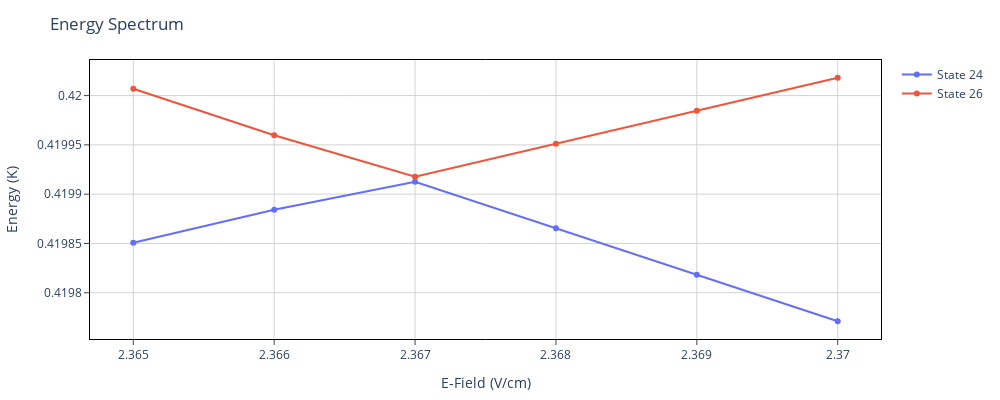

The cell this chart's notebook holds for it:
### Markdown cell above
## Avoided Crossing from E-Field
### Demonstrates how you concatante plots with different states just pass in p

### Code cell
p = plotScan(H_Escan, sols_E, stateOI = [[0.0, 0.0], [0, 1.0], [0, 1.0]]) # stateOI = [[mL, L], [mN2, N2], [mN1, N1]]
p = plotScan(p, H_Escan, sols_E, stateOI = [[0.0, 0.0], [0, 2.0], [0, 0.0]])
p

### Figure 1 — Plotly figure (JSON) as saved in the notebook; plotly's stock layout.template omitted (floating-point values rounded to 4 significant figures)
{"data": [{"name": "State 24", "text": ["0.294 | 1, 0, 1, 0, 0, 0 > + 0.164 | 0, 0, 1, 0, 0, 0 > + 0.164 | 1, 0, 0, 0, 0, 0 >", "0.294 | 1, 0, 1, 0, 0, 0 > + 0.164 | 1, 0, 0, 0, 0, 0 > + 0.164 | 0, 0, 1, 0, 0, 0 >", "0.311 | 0, 0, 2, 0, 0, 0 > + 0.235 | 2, 0, 0, 0, 0, 0 > + 0.108 | 1, 0, 2, 0, 0, 0 >", "0.438 | 2, 0, 0, 0, 0, 0 > + 0.17 | 2, 0, 1, 0, 0, 0 > + 0.102 | 0, 0, 2, 0, 0, 0 >", "0.519 | 2, 0, 0, 0, 0, 0 > + 0.222 | 2, 0, 1, 0, 0, 0 > + 0.102 | 1, 0, 0, 0, 0, 0 >", "0.274 | 0, 0, 2, 0, 0, 0 > + 0.271 | 2, 0, 0, 0, 0, 0 > + 0.094 | 1, 0, 1, 0, 0, 0 >"], "type": "scatter", "x": [2.365, 2.366, 2.367, 2.368, 2.369, 2.37], "y": [0.4199, 0.4199, 0.4199, 0.4199, 0.4198, 0.4198]}, {"name": "State 26", "text": ["0.358 | 0, 0, 2, 0, 0, 0 > + 0.185 | 1, 0, 2, 0, 0, 0 > + 0.145 | 2, 0, 0, 0, 0, 0 >", "0.368 | 2, 0, 0, 0, 0, 0 > + 0.188 | 2, 0, 1, 0, 0, 0 > + 0.136 | 0, 0, 2, 0, 0, 0 >", "0.294 | 1, 0, 1, 0, 0, 0 > + 0.164 | 1, 0, 0, 0, 0, 0 > + 0.164 | 0, 0, 1, 0, 0, 0 >", "0.294 | 1, 0, 1, 0, 0, 0 > + 0.164 | 1, 0, 0, 0, 0, 0 > + 0.164 | 0, 0, 1, 0, 0, 0 >", "0.293 | 1, 0, 1, 0, 0, 0 > + 0.164 | 1, 0, 0, 0, 0, 0 > + 0.164 | 0, 0, 1, 0, 0, 0 >", "0.293 | 1, 0, 1, 0, 0, 0 > + 0.164 | 0, 0, 1, 0, 0, 0 > + 0.164 | 1, 0, 0, 0, 0, 0 >"], "type": "scatter", "x": [2.365, 2.366, 2.367, 2.368, 2.369, 2.37], "y": [0.42, 0.42, 0.4199, 0.42, 0.42, 0.42]}], "layout": {"height": 400, "margin": {"b": 50, "l": 50, "r": 50, "t": 60}, "plot_bgcolor": "white", "title": "Energy Spectrum", "width": 1000, "xaxis": {"gridcolor": "lightgrey", "linecolor": "black", "mirror": true, "showline": true, "ticks": "outside", "title": "E-Field (V/cm)"}, "yaxis": {"gridcolor": "lightgrey", "linecolor": "black", "mirror": true, "showline": true, "ticks": "outside", "title": "Energy (K)"}}}
